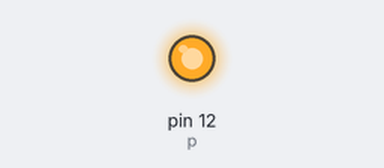
Simulated run of this program. Board: Raspberry Pi (header pin numbers). Shown: output pins drawn as LEDs (lit = HIGH). What the program prints to the terminal is not drawn.

Above: at 0.05 s.
Timing chart, 0 to 26.0 s (numbered marks = the images above):
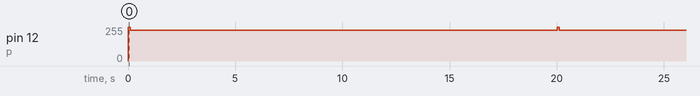

The program:

pwm1.py
```python
import time
import RPi.GPIO as GPIO
GPIO.setmode(GPIO.BOARD)
GPIO.setup(12, GPIO.OUT)

p = GPIO.PWM(12, 5000)  # channel=12 frequency=50Hz
p.start(90)
try:
    while 1:
        for dc in range(1, 10001, 100):
            print( dc )
            p.ChangeFrequency(dc)
            time.sleep(0.1)
        for dc in range(10000, 1, -100):
            print( dc )
            p.ChangeFrequency(dc)
            time.sleep(0.1)
except KeyboardInterrupt:
    pass
p.stop()
GPIO.cleanup()
```

Measured:
- by itself, pin 12 (p): alternates 255/255 for 0.10 s and 230/255 for 19.9 s
